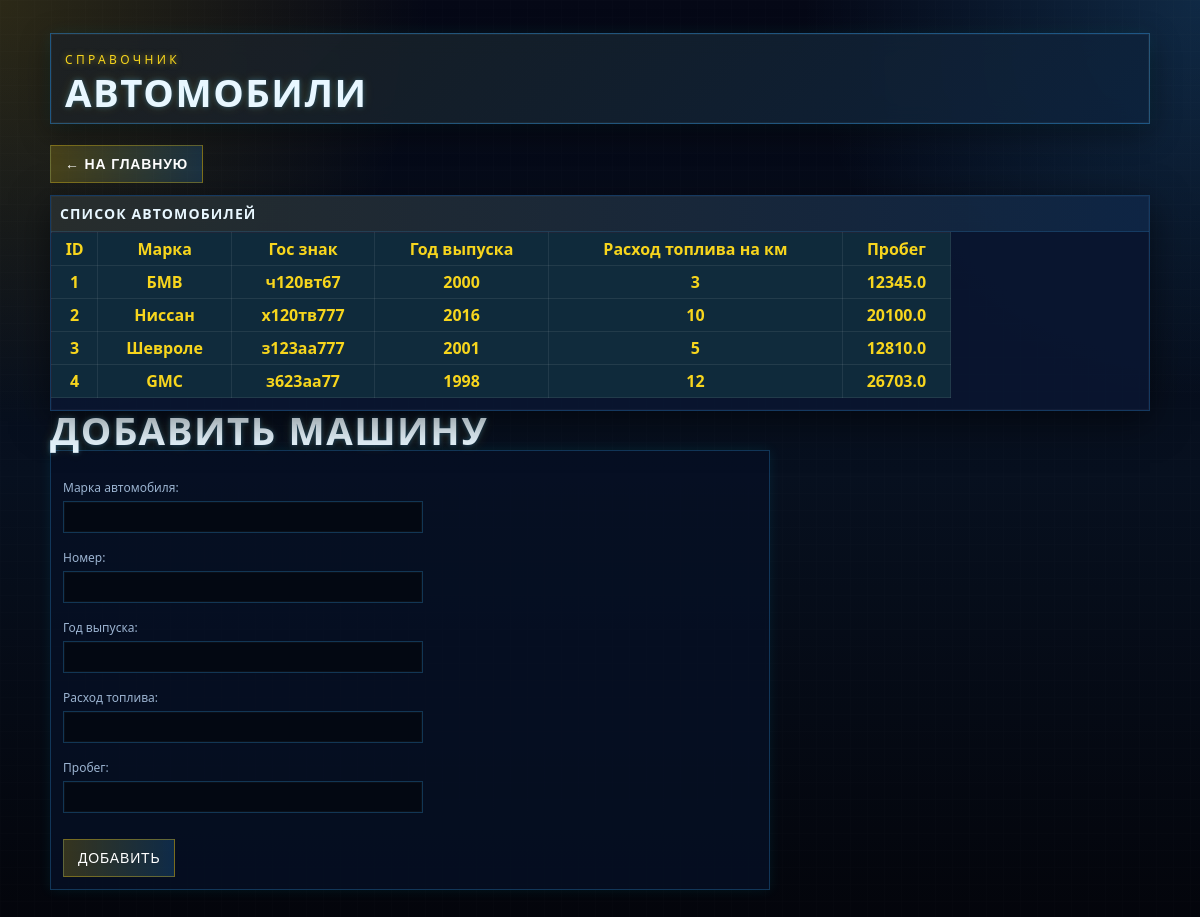
The app's page /car/, older data.
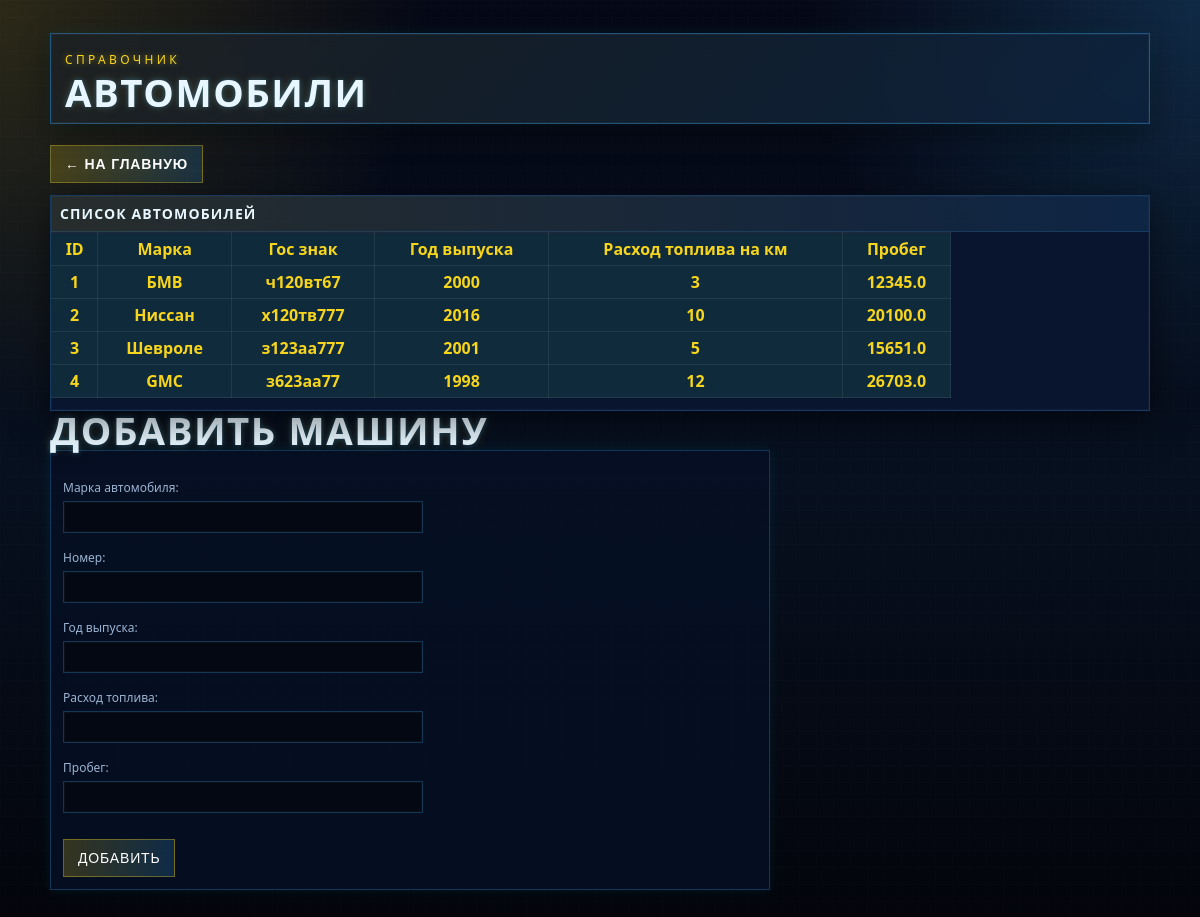
The same page, newer data.
### main/models.py (models this page shows, shortened)
class Car(models.Model):
    marks = models.CharField()
    number = models.CharField()
    yers_relize = models.IntegerField()
    fuel_consumption  = models.IntegerField()#расход топлива на км
    mileage = models.FloatField()# пробег

### main/views.py (the view, shortened to what this page needs)
# urls.py: path('car/',CarListView.as_view(), name='car'),
class CarListView(ListView):
    model = Car
    template_name = 'main/car.html'
    context_object_name = 'cars'
    def get_context_data(self, *, object_list =None, **kwargs):
        context = super().get_context_data(**kwargs)
        context['form'] = AddCar()
        return context

### main/forms.py
class AddCar(forms.ModelForm):
    class Meta:
        model = Car
        fields = ['marks','number','yers_relize','fuel_consumption', 'mileage']
        labels = {
            'marks': 'Марка автомобиля',
            'number': 'Номер',
            'yers_relize': 'Год выпуска',
            'fuel_consumption': 'Расход топлива',
            'mileage': 'Пробег',
        }

### main/templates/main/car.html (shortened to what this page needs)
{% load static %}
<!DOCTYPE html>
<html lang="ru">
<head>
    <link rel="stylesheet" href="{% static 'main/css/style.css' %}">
</head>
<body>
<div class="wrap">
    <section class="hero">
        <span class="eyebrow">Справочник</span>
        <h1>Автомобили</h1>
    </section>
    <div style="margin-bottom: 12px;">
        <button><a href="/">← На главную</a></button>
    </div>
    <section class="panel">
        <div class="panel-head">
            <strong>Список автомобилей</strong>
        </div>
        <div class="table-wrap">
            <table>
                <tr>
                    <th>ID</th>
                    <th>Марка</th>
                    <th>Гос знак</th>
                    <th>Год выпуска</th>
                    <th>Расход топлива на км</th>
                    <th>Пробег</th>
                </tr>
                {% for c in cars %}
                    <tr>
                        <th>{{ c.pk }}</th>
                        <th>{{ c.marks }}</th>
                        <th>{{ c.number }}</th>
                        <th>{{ c.yers_relize }}</th>
                        <th>{{ c.fuel_consumption }}</th>
                        <th>{{ c.mileage }}</th>
                    </tr>
                {% endfor %}
            </table>
        </div>
    </section>
    <h1>Добавить машину</h1>
    <form method="post">
        {{ form.as_p }}
        <button type="submit">Добавить</button>
    </form>
</div>
</body>
</html>

Row changes from the older to the newer data that the page shows:
changed Car "Шевроле": mileage "12810.0" → "15651.0"
